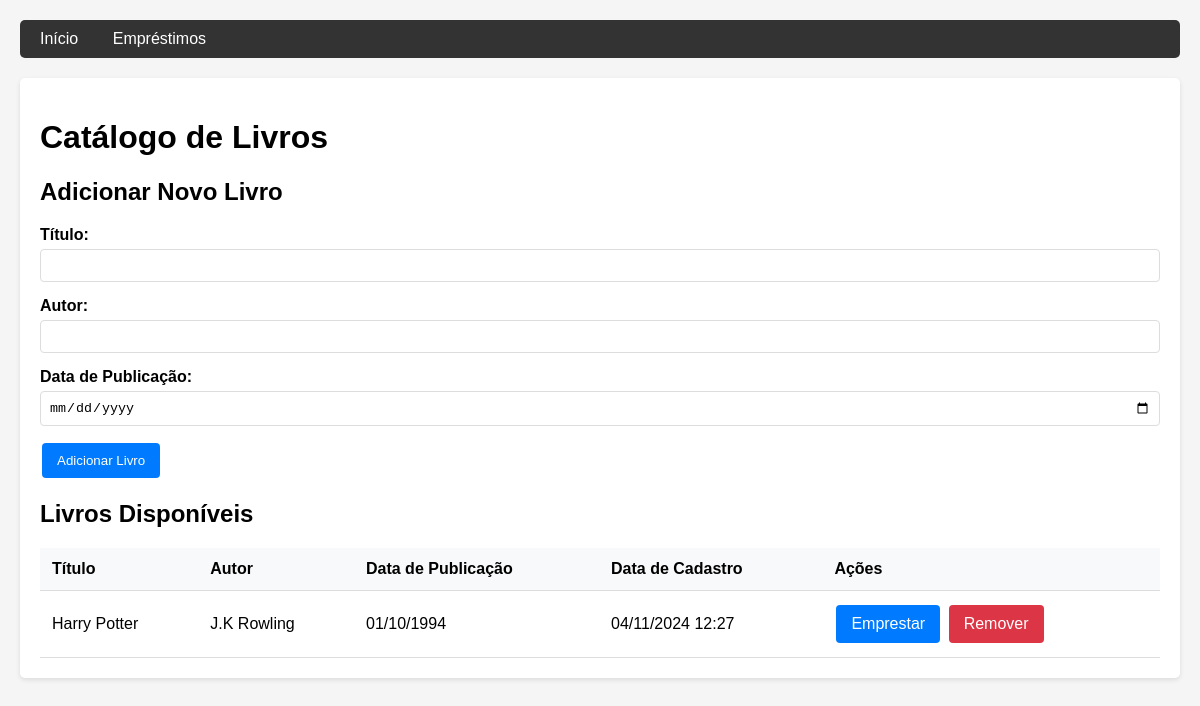
Before: / with the older database file.
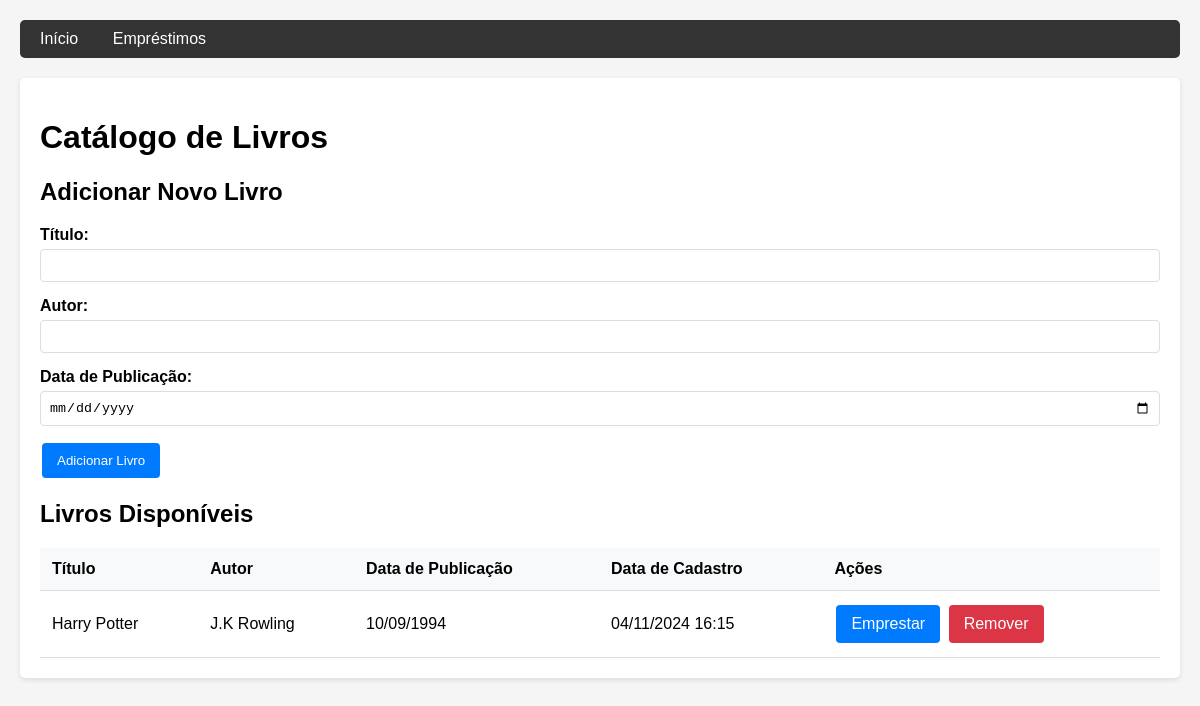
After: the same page with the newer database file.
### app.py (models this page shows, shortened)
class Livro(db.Model):
    id = db.Column(db.Integer, primary_key=True)
    titulo = db.Column(db.String(200), nullable=False)
    autor = db.Column(db.String(200), nullable=False)
    data_publicacao = db.Column(db.Date, nullable=False)
    data_cadastro = db.Column(db.DateTime, default=datetime.utcnow)
    emprestimos = db.relationship('Emprestimo', backref='livro', lazy=True)

### app.py (the view)
@app.route('/')
def index():
    livros = Livro.query.order_by(Livro.data_cadastro.desc()).all()
    return render_template('index.html', livros=livros)

### templates/index.html (shortened to what this page needs)
{% extends "base.html" %}
{% block content %}
    <h1>Catálogo de Livros</h1>
    <form action="{{ url_for('adicionar_livro') }}" method="POST" class="form-group">
        <h2>Adicionar Novo Livro</h2>
        <div class="form-group">
            <label for="titulo">Título:</label>
            <input type="text" name="titulo" id="titulo" required>
        </div>
        <div class="form-group">
            <label for="autor">Autor:</label>
            <input type="text" name="autor" id="autor" required>
        </div>
        <div class="form-group">
            <label for="data_publicacao">Data de Publicação:</label>
            <input type="date" name="data_publicacao" id="data_publicacao" required>
        </div>
        <button type="submit" class="btn btn-primary">Adicionar Livro</button>
    </form>
    <h2>Livros Disponíveis</h2>
    <table>
        <thead>
            <tr>
                <th>Título</th>
                <th>Autor</th>
                <th>Data de Publicação</th>
                <th>Data de Cadastro</th>
                <th>Ações</th>
            </tr>
        </thead>
        <tbody>
            {% for livro in livros %}
            <tr>
                <td>{{ livro.titulo }}</td>
                <td>{{ livro.autor }}</td>
                <td>{{ livro.data_publicacao.strftime('%d/%m/%Y') }}</td>
                <td>{{ livro.data_cadastro.strftime('%d/%m/%Y %H:%M') }}</td>
                <td>
                    <a href="{{ url_for('pagina_emprestimo', livro_id=livro.id) }}" class="btn btn-primary">Emprestar</a>
                    <a href="{{ url_for('remover_livro', id=livro.id) }}" class="btn btn-danger" onclick="return confirm('Tem certeza que deseja remover este livro?')">Remover</a>
                </td>
            </tr>
            {% endfor %}
        </tbody>
    </table>
{% endblock %}

### templates/base.html (shortened to what this page needs)
<!DOCTYPE html>
<html lang="pt-br">
<head>
    <link rel="stylesheet" href="/static/css/styleBase.css">
</head>
<body>
    <div class="navbar">
        <a href="{{ url_for('index') }}">Início</a>
        <a href="{{ url_for('listar_emprestimos') }}">Empréstimos</a>
    </div>
    <div class="container">
        {% block content %}
        {% endblock %}
    </div>
</body>
</html>

### static/css/styleBase.css (style rules this page uses)
body { font-family: Arial, sans-serif; max-width: 1200px; margin: 0 auto; padding: 20px; background-color: #f5f5f5; }
.navbar { background-color: #333; padding: 10px; margin-bottom: 20px; border-radius: 5px; }
.navbar a { color: white; text-decoration: none; padding: 10px; margin-right: 10px; }
.container { background-color: white; padding: 20px; border-radius: 5px; box-shadow: 0 2px 5px rgba(0,0,0,0.1); }
.form-group { margin-bottom: 15px; }
.form-group label { display: block; margin-bottom: 5px; font-weight: bold; }
.form-group input { width: 100%; padding: 8px; border: 1px solid #ddd; border-radius: 4px; box-sizing: border-box; }
.btn { padding: 10px 15px; border: none; border-radius: 4px; cursor: pointer; text-decoration: none; display: inline-block; margin: 2px; }
.btn-primary { background-color: #007bff; color: white; }
.btn-danger { background-color: #dc3545; color: white; }
table { width: 100%; border-collapse: collapse; margin-top: 20px; }
th, td { padding: 12px; text-align: left; border-bottom: 1px solid #ddd; }
th { background-color: #f8f9fa; }

Changed rows visible on the page:
changed Livro "Harry Potter": data_publicacao "01/10/1994" → "10/09/1994"; data_cadastro "04/11/2024 12:27" → "04/11/2024 16:15"
